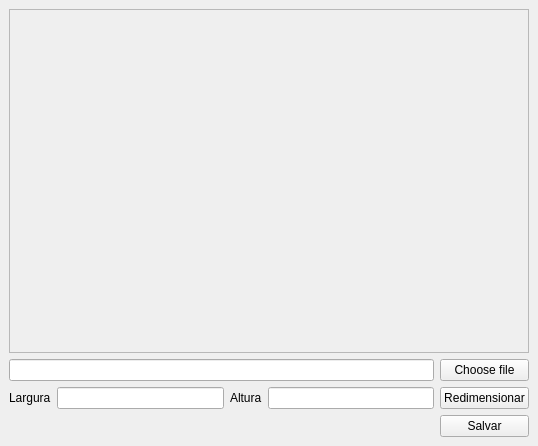
<?xml version="1.0" encoding="UTF-8"?>
<ui version="4.0">
 <class>MainWindow</class>
 <widget class="QMainWindow" name="MainWindow">
  <property name="geometry">
   <rect>
    <x>0</x>
    <y>0</y>
    <width>538</width>
    <height>446</height>
   </rect>
  </property>
  <property name="windowTitle">
   <string>redimensionarImg</string>
  </property>
  <widget class="QWidget" name="centralwidget">
   <layout class="QGridLayout" name="gridLayout">
    <item row="2" column="3">
     <widget class="QLineEdit" name="InputAltura"/>
    </item>
    <item row="2" column="4">
     <widget class="QPushButton" name="btn_redimensionar">
      <property name="text">
       <string>Redimensionar</string>
      </property>
     </widget>
    </item>
    <item row="2" column="0">
     <widget class="QLabel" name="label">
      <property name="text">
       <string>Largura</string>
      </property>
     </widget>
    </item>
    <item row="2" column="2">
     <widget class="QLabel" name="label_2">
      <property name="text">
       <string>Altura</string>
      </property>
     </widget>
    </item>
    <item row="2" column="1">
     <widget class="QLineEdit" name="InputLargura"/>
    </item>
    <item row="3" column="4">
     <widget class="QPushButton" name="btn_save">
      <property name="text">
       <string>Salvar</string>
      </property>
     </widget>
    </item>
    <item row="0" column="0" colspan="5">
     <widget class="QScrollArea" name="scrollArea">
      <property name="widgetResizable">
       <bool>true</bool>
      </property>
      <widget class="QWidget" name="scrollAreaWidgetContents">
       <property name="geometry">
        <rect>
         <x>0</x>
         <y>0</y>
         <width>518</width>
         <height>336</height>
        </rect>
       </property>
       <layout class="QGridLayout" name="gridLayout_2">
        <item row="0" column="0">
         <widget class="QLabel" name="labeLImg">
          <property name="text">
           <string/>
          </property>
         </widget>
        </item>
       </layout>
      </widget>
     </widget>
    </item>
    <item row="1" column="4">
     <widget class="QPushButton" name="btnEscolherArquivo">
      <property name="text">
       <string>Choose file</string>
      </property>
     </widget>
    </item>
    <item row="1" column="0" colspan="4">
     <widget class="QLineEdit" name="inputAbrirArquivo"/>
    </item>
   </layout>
  </widget>
 </widget>
 <resources/>
 <connections/>
</ui>
